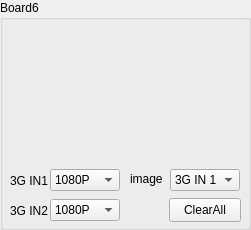
       <widget class="QGroupBox" name="groupBoxImgBorad6">
        <property name="geometry">
         <rect>
          <x>310</x>
          <y>580</y>
          <width>251</width>
          <height>230</height>
         </rect>
        </property>
        <property name="styleSheet">
         <string notr="true">font: 10pt &quot;Arial&quot;;</string>
        </property>
        <property name="title">
         <string>Board6</string>
        </property>
        <widget class="ImgLabel" name="labelImgBoard6">
         <property name="geometry">
          <rect>
           <x>5</x>
           <y>20</y>
           <width>245</width>
           <height>140</height>
          </rect>
         </property>
         <property name="text">
          <string/>
         </property>
        </widget>
        <widget class="QLabel" name="label3Gin2Board6">
         <property name="geometry">
          <rect>
           <x>10</x>
           <y>200</y>
           <width>54</width>
           <height>21</height>
          </rect>
         </property>
         <property name="styleSheet">
          <string notr="true">font: 9pt &quot;Arial&quot;;</string>
         </property>
         <property name="text">
          <string>3G IN2</string>
         </property>
        </widget>
        <widget class="QLabel" name="label3Gin1Board6">
         <property name="geometry">
          <rect>
           <x>10</x>
           <y>170</y>
           <width>54</width>
           <height>21</height>
          </rect>
         </property>
         <property name="styleSheet">
          <string notr="true">font: 9pt &quot;Arial&quot;;</string>
         </property>
         <property name="text">
          <string>3G IN1</string>
         </property>
        </widget>
        <widget class="QComboBox" name="comboBoxImgBoard6">
         <property name="geometry">
          <rect>
           <x>170</x>
           <y>169</y>
           <width>70</width>
           <height>22</height>
          </rect>
         </property>
         <property name="styleSheet">
          <string notr="true">font: 9pt &quot;Arial&quot;;</string>
         </property>
         <item>
          <property name="text">
           <string>3G IN 1</string>
          </property>
         </item>
         <item>
          <property name="text">
           <string>3G IN 2</string>
          </property>
         </item>
         <item>
          <property name="text">
           <string>Detection</string>
          </property>
         </item>
         <item>
          <property name="text">
           <string>Color</string>
          </property>
         </item>
        </widget>
        <widget class="QComboBox" name="comboBox3Gin2SizeBoard6">
         <property name="geometry">
          <rect>
           <x>50</x>
           <y>199</y>
           <width>70</width>
           <height>22</height>
          </rect>
         </property>
         <property name="styleSheet">
          <string notr="true">font: 9pt &quot;Arial&quot;;</string>
         </property>
         <item>
          <property name="text">
           <string>1080P</string>
          </property>
         </item>
         <item>
          <property name="text">
           <string>540P</string>
          </property>
         </item>
        </widget>
        <widget class="QComboBox" name="comboBox3Gin1SizeBoard6">
         <property name="geometry">
          <rect>
           <x>50</x>
           <y>169</y>
           <width>70</width>
           <height>22</height>
          </rect>
         </property>
         <property name="styleSheet">
          <string notr="true">font: 9pt &quot;Arial&quot;;</string>
         </property>
         <item>
          <property name="text">
           <string>1080P</string>
          </property>
         </item>
         <item>
          <property name="text">
           <string>540P</string>
          </property>
         </item>
        </widget>
        <widget class="QPushButton" name="pushButtonImgClearBoard6">
         <property name="geometry">
          <rect>
           <x>169</x>
           <y>198</y>
           <width>72</width>
           <height>24</height>
          </rect>
         </property>
         <property name="styleSheet">
          <string notr="true">font: 9pt &quot;Arial&quot;;</string>
         </property>
         <property name="text">
          <string>ClearAll</string>
         </property>
        </widget>
        <widget class="QLabel" name="labelImgNumBoard6">
         <property name="geometry">
          <rect>
           <x>130</x>
           <y>171</y>
           <width>41</width>
           <height>16</height>
          </rect>
         </property>
         <property name="styleSheet">
          <string notr="true">
font: 10pt &quot;Arial&quot;;</string>
         </property>
         <property name="text">
          <string>image</string>
         </property>
        </widget>
       </widget>
